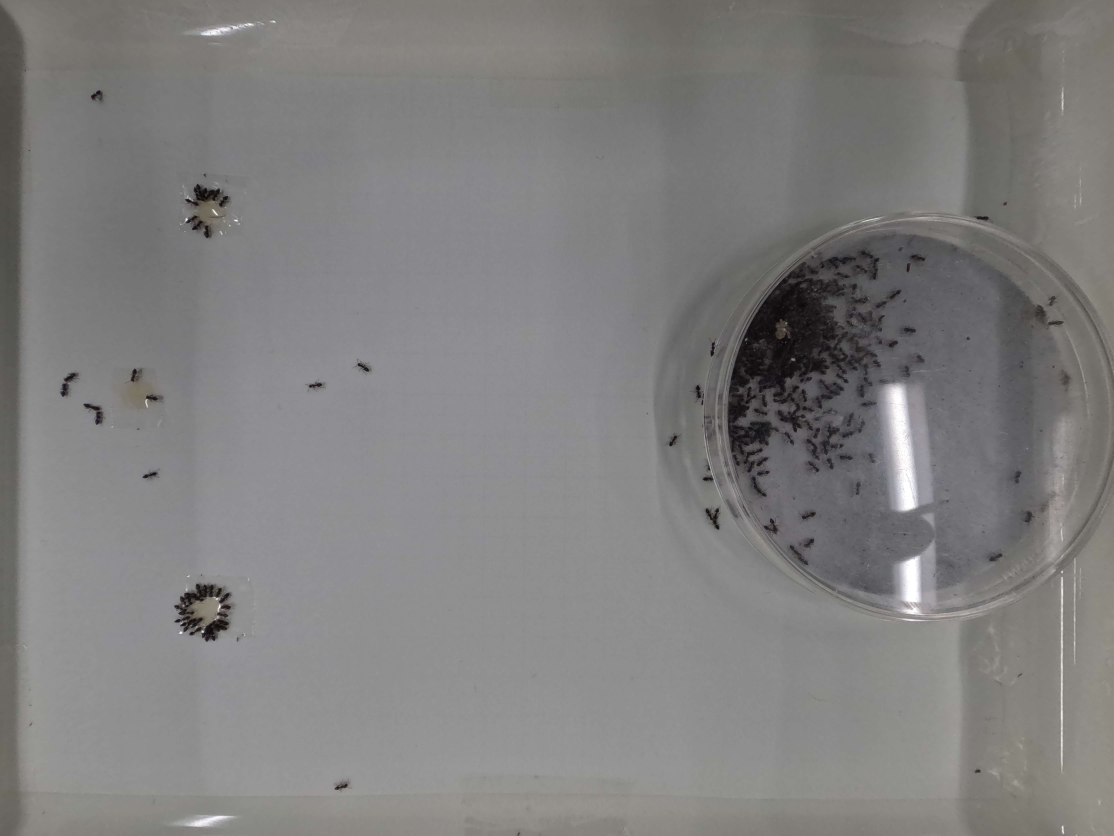
#> input picture data/normal/sample.jpg, 5568 x 4176 px (shown at 1/5 size)
$ python -i red.py   (imports and definitions only)
#> lines starting #> are read from the running program, lines starting #| are printed output that depends on the picture; after the words box and inside, x2 and y2 are one past the last pixel; in counts of white or black regions, pixels touching at a corner belong together
import cv2
import os

def red(image_path, output_path):
    # Load (画像読み込み)
#> called with image_path = '../data/normal/sample.jpg', output_path = 'out.png'
    image = cv2.imread(image_path)
#> image is the input picture: shape (4176, 5568, 3); mean B, G, R 126.6, 127, 128.1

    # Trimming (トリミング)
    # [top : bottom, left : right]
    trimming = image[0 : 4176, 200: 3500]

    # Mask (マスク)
    # 参考サイト: https://qiita.com/takiguchi-yu/items/277c596b7f96b0d9f9c0
    # [top : bottom, left : right]
    trimming[800:1200, 600:1000] = 255
    trimming[1800:2200, 200:700] = 255
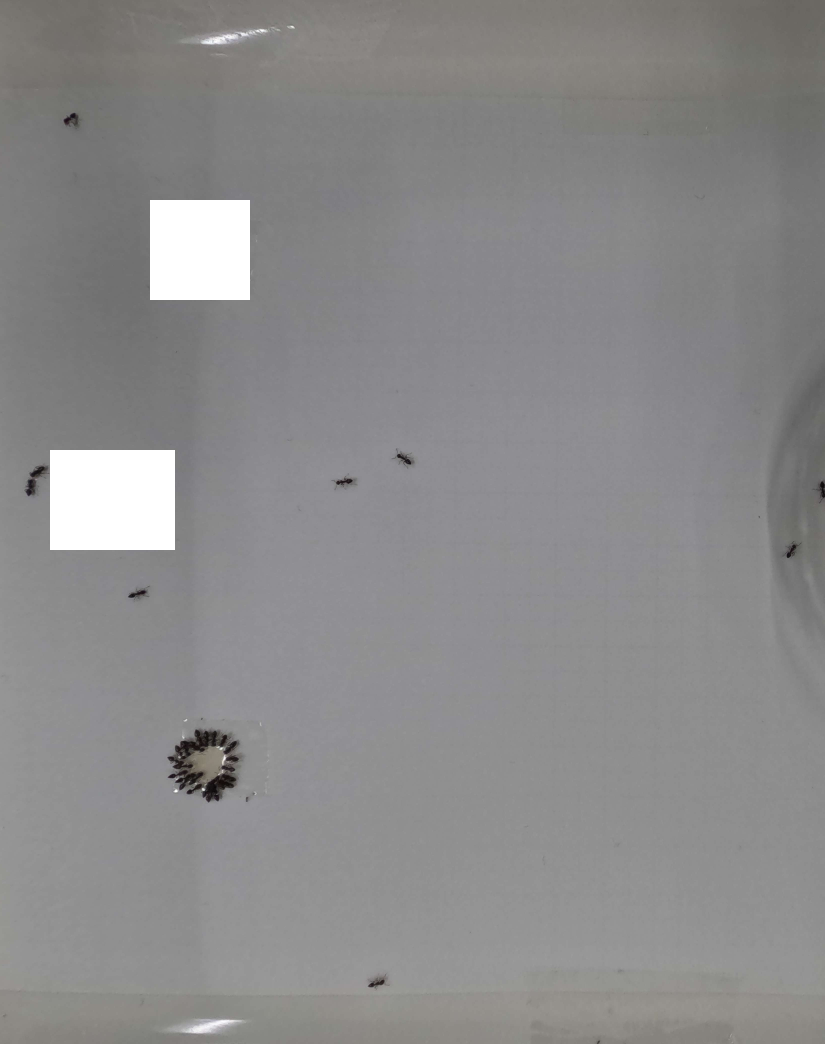
#> trimming: shape (4176, 3300, 3) (shown at 1/4 size); mean B, G, R 138.8, 138.3, 138.9
    trimming[2900:3300, 600:1000] = 255

    # Grayscale (グレースケール化)
    grayscale = cv2.cvtColor(trimming, cv2.COLOR_BGR2GRAY)

    # Threshold (二値化)
    _, threshold = cv2.threshold(grayscale, 50, 255, cv2.THRESH_BINARY)
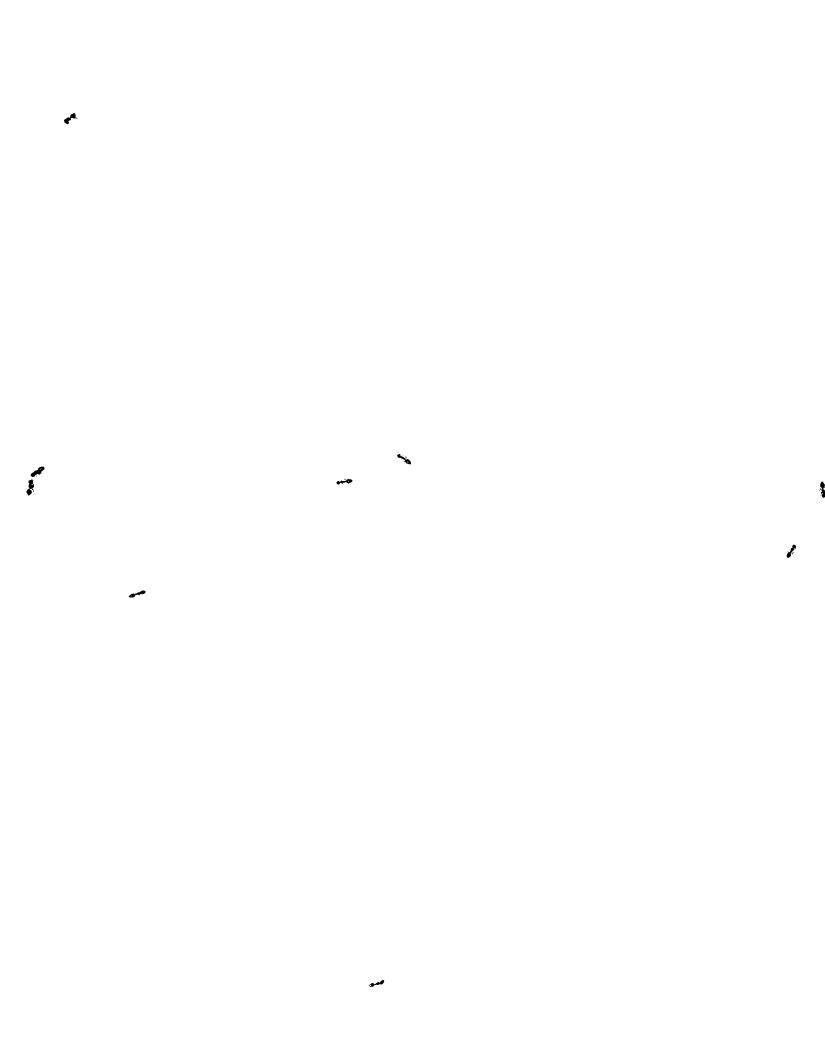
#> threshold: shape (4176, 3300) (shown at 1/4 size); 99.9% white; 26 black regions (14 under 20 px)

    # Find contours (輪郭抽出)
    # 参考サイト: https://www.codevace.com/py-opencv-findcontours/
    contours, _ = cv2.findContours(threshold, cv2.RETR_LIST, cv2.CHAIN_APPROX_NONE)
#> contours = 42 contours, 27 with area under 20; largest, box (x1, y1, x2, y2) and area: (0, 0, 3300, 4176) 13772430, (103, 1917, 137, 1983) 1110, (122, 1865, 179, 1909) 1090, (255, 452, 310, 498) 936, (513, 2361, 583, 2391) 807
    # Draw contours (輪郭描画)
    contours_image = trimming.copy()
    cv2.drawContours(contours_image, contours, -1, color=(0, 255, 0), thickness=2)

    # Draw rectangle (短形描画)
    # 参考サイト: https://qiita.com/neriai/items/448a36992e308f4cabe2
    # 参考サイト: https://qiita.com/neriai/items/448a36992e308f4cabe2
    # rectangle quantity
    ant_count = 0
    # process each contour
    for contour in contours:
        # Get bounding box
        x, y, w, h = cv2.boundingRect(contour)
        # Get contour area
        area = cv2.contourArea(contour)
        # Remove noise
        # 参考サイト: https://nanjamonja.net/archives/171
        # Draw rectangle
        if 150 < area < 4e3:
            # Ignore small and large area
            cv2.rectangle(trimming, (x, y), (x + w, y + h), (0, 255, 0), 2)
            # count rectangle
            ant_count += 1
        # Draw all rectangles
        cv2.rectangle(contours_image, (x, y), (x + w, y + h), (0, 255, 0), 2)
#> this loop made 42 passes
#> (x, y, w, h, area) on passes 2, 4, 5, 9, 14, 15, 17, 25, 26, 27, 31, 35: (1473, 3919, 65, 29, 673.5), (513, 2361, 70, 30, 807), (3165, 2212, 9, 6, 25.5), (3146, 2177, 39, 55, 761), (127, 1954, 10, 14, 49), (3274, 1953, 11, 9, 39.5), (3294, 1949, 6, 11, 36), (103, 1917, 34, 66, 1110.5), (1345, 1915, 66, 24, 748), (1377, 1913, 7, 8, 23), (122, 1865, 57, 44, 1090), (1621, 1823, 6, 12, 35)
#> after the loop, ant_count = 8

    # Show total ant quantity
    print(f"image_path: {image_path}, total ant quantity: {ant_count}.")
#| image_path: ../data/normal/sample.jpg, total ant quantity: 8.

    # Save
    output_image_name = os.path.split(image_path)[1]
    cv2.imwrite(f'{output_path}/{output_image_name}', trimming)

    # Process divided image
    height, width = threshold.shape
#> height = 4176; width = 3300
    div_total_ant_count = 0
    # Divide the image into 15 parts
    for div_width in range(0, 3, 1):
        for div_height in range(0, 5, 1):
            divided_trimming = trimming[height // 5 * div_height : height // 5 * (div_height + 1),  width // 3 * div_width : width // 3 *  (div_width + 1)]
            divided_threshold = threshold[height // 5 * div_height : height // 5 * (div_height + 1),  width // 3 * div_width : width // 3 *  (div_width + 1)]
            # Find contours (輪郭抽出)
            # 参考サイト: https://www.codevace.com/py-opencv-findcontours/
            contours, _ = cv2.findContours(divided_threshold, cv2.RETR_LIST, cv2.CHAIN_APPROX_NONE)
            # Draw contours (輪郭描画)
            divided_contours_image = trimming.copy()
            cv2.drawContours(divided_contours_image, contours, -1, color=(0, 255, 0), thickness=2)
            # Save
            output_image_name = os.path.split(image_path)[1].split('.')[0] + f'-{div_width}-{div_height}.JPG'
            cv2.imwrite(f'{output_path}/divide/{output_image_name}', divided_trimming)

            # Draw rectangle (短形描画)
            # 参考サイト: https://qiita.com/neriai/items/448a36992e308f4cabe2
            # 参考サイト: https://qiita.com/neriai/items/448a36992e308f4cabe2
            # rectangle quantity
            div_ant_count = 0
            # process each contour
            for contour in contours:
                # Get bounding box
                x, y, w, h = cv2.boundingRect(contour)
                # Get contour area
                area = cv2.contourArea(contour)
                # Remove noise
                # 参考サイト: https://nanjamonja.net/archives/171
                # Draw rectangle
                if 150 < area < 4e3:
                    # Ignore small and large area
                    cv2.rectangle(trimming, (x, y), (x + w, y + h), (0, 255, 0), 2)
                    # count rectangle
                    div_ant_count += 1
            # Add to div total ant count
            div_total_ant_count += div_ant_count
            # Show total ant quantity
            print(f"height: {div_height}, width: {div_width}, each ant quantity: {div_ant_count}.")
#> this loop made 3 passes
#> pass 1, in red, `cv2.imwrite(f'{output_path}/divide/{output_image_name}', divided_trimm..`:
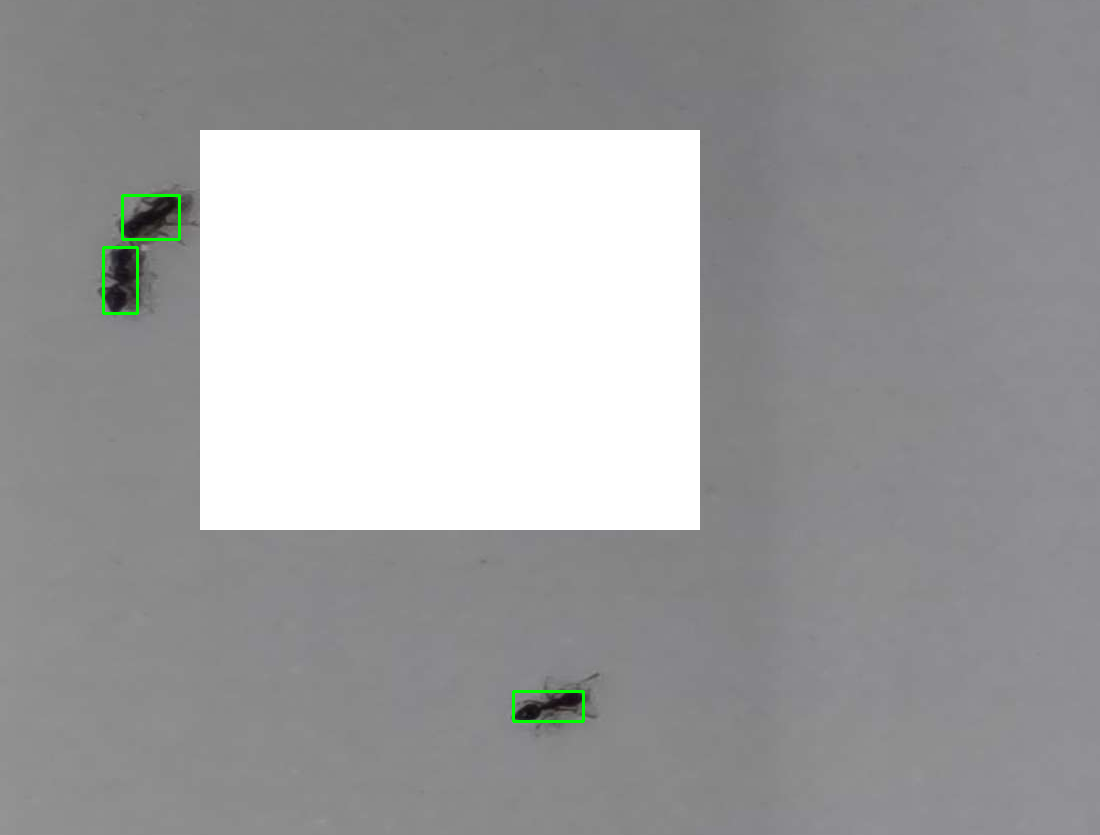
#> saved as sample-0-2.JPG: shape (835, 1100, 3); mean B, G, R 162.1, 161.1, 160.9
#> pass 1, in red, `cv2.imwrite(f'{output_path}/divide/{output_image_name}', divided_trimm..`:
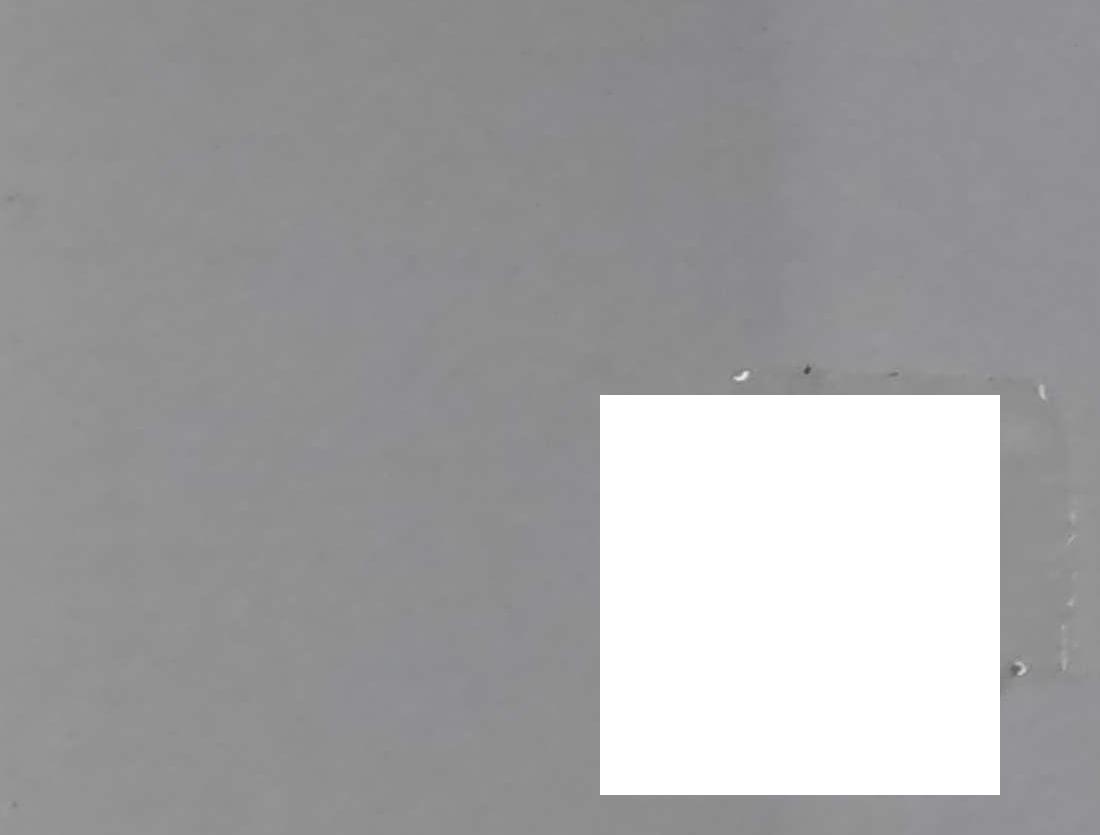
#> saved as sample-0-3.JPG: shape (835, 1100, 3); mean B, G, R 164, 162.6, 162.9
#> after the loop: divided_threshold: shape (835, 1100); every value is 255
#> after the loop, div_total_ant_count = 8

    # Show div total ant quantity
    print(f"image_path: {image_path}, div total ant quantity: {div_total_ant_count}, diff: {div_total_ant_count - ant_count}.")
#| image_path: ../data/normal/sample.jpg, div total ant quantity: 8, diff: 0.

>>> result = red('../data/normal/sample.jpg', 'out.png')

$ run again, on data/normal/trimming.jpg
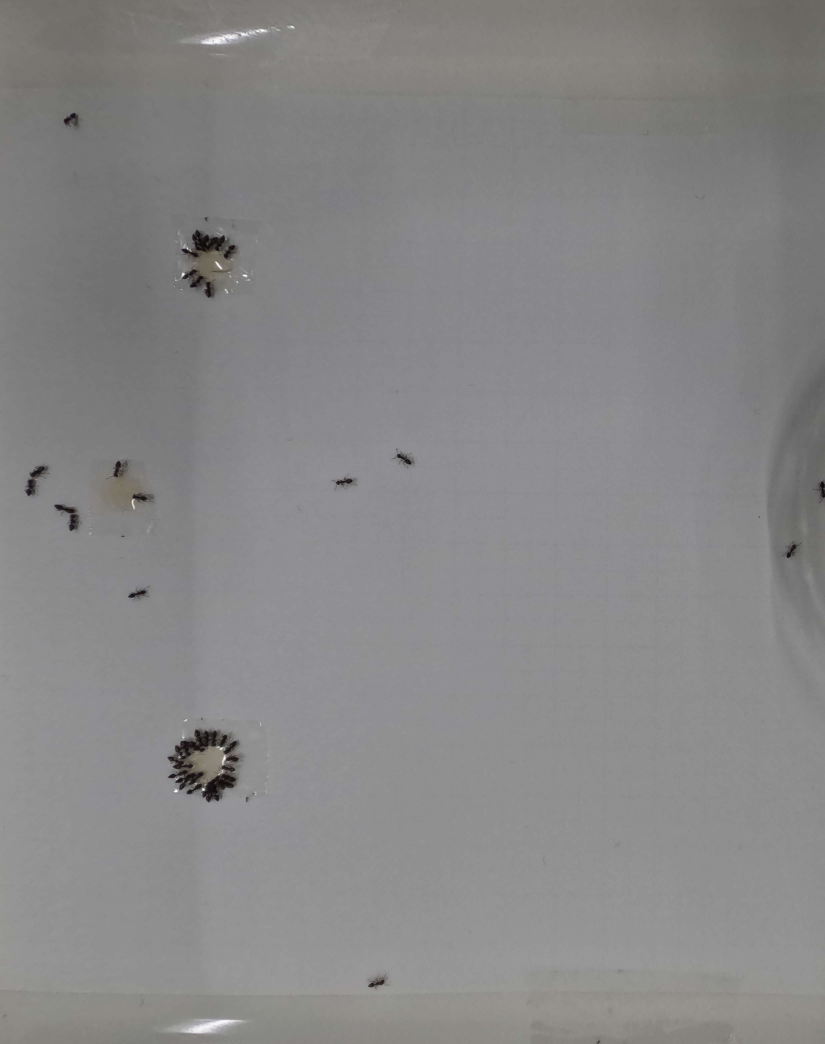
#> input picture data/normal/trimming.jpg, 3300 x 4176 px (shown at 1/4 size)
#> in red, image is the input picture: shape (4176, 3300, 3); mean B, G, R 135.2, 134.7, 135.4
#> in red, `_, threshold = cv2.threshold(grayscale, 50, 255, cv2.THRESH_BINARY)`:
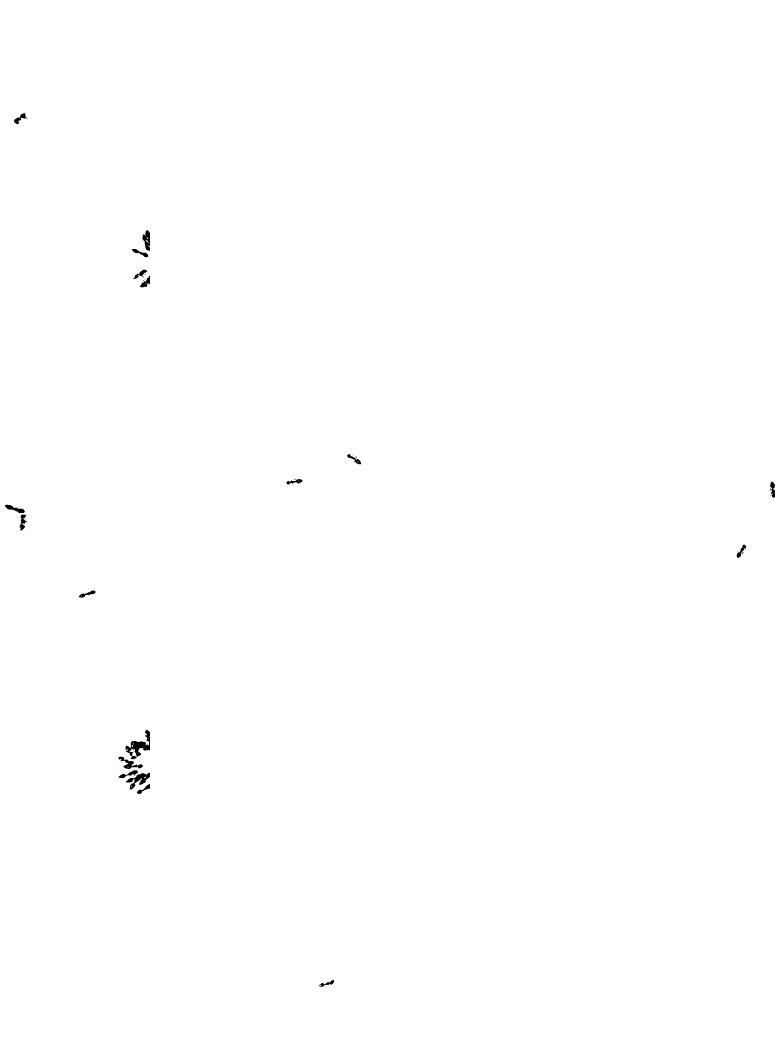
#> threshold: shape (4176, 3100) (shown at 1/4 size); 99.8% white; 45 black regions (25 under 20 px)
#> contours = 80 contours, 53 with area under 20; largest, box (x1, y1, x2, y2) and area: (0, 0, 3100, 4176) 12937425, (501, 2918, 601, 3038) 4438, (502, 3090, 601, 3160) 2716, (471, 3026, 573, 3077) 1797, (569, 920, 601, 1004) 1765
#> the loop in red, `for contour in contours:` made 80 passes
#> (x, y, w, h, area) on passes 2, 7, 10, 13, 15, 18, 26, 29: (1273, 3919, 65, 29, 673.5), (547, 3135, 54, 42, 718.5), (575, 3106, 9, 7, 22), (502, 3090, 99, 70, 2715.5), (473, 3080, 81, 33, 979.5), (471, 3026, 102, 51, 1797), (501, 2918, 100, 120, 4437.5), (313, 2361, 70, 30, 807)
#> after the loop in red, `for contour in contours:`: ant_count = 16
#| image_path: ../data/normal/trimming.jpg, total ant quantity: 16.
#> the loop in red, `for div_width in range(0, 3, 1):` made 3 passes
#> pass 1, in red, `cv2.imwrite(f'{output_path}/divide/{output_image_name}', divided_trimm..`:
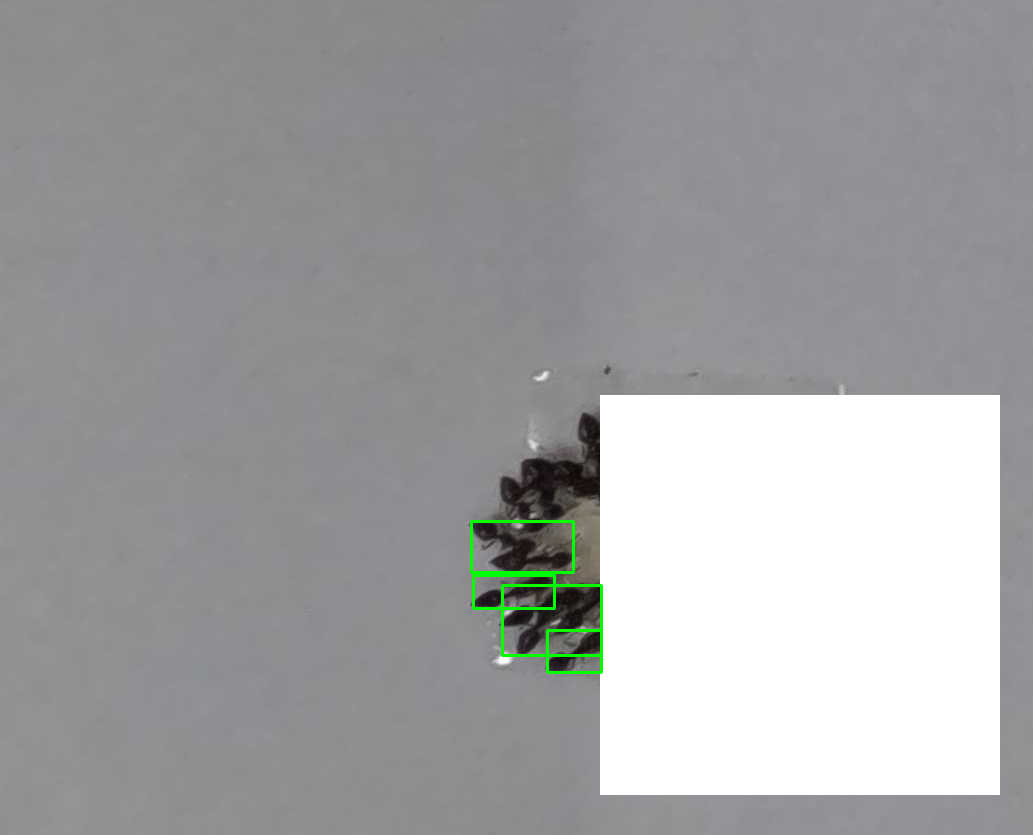
#> saved as trimming-0-3.JPG: shape (835, 1033, 3); mean B, G, R 162.6, 161.7, 161.3
#| image_path: ../data/normal/trimming.jpg, div total ant quantity: 16, diff: 0.
